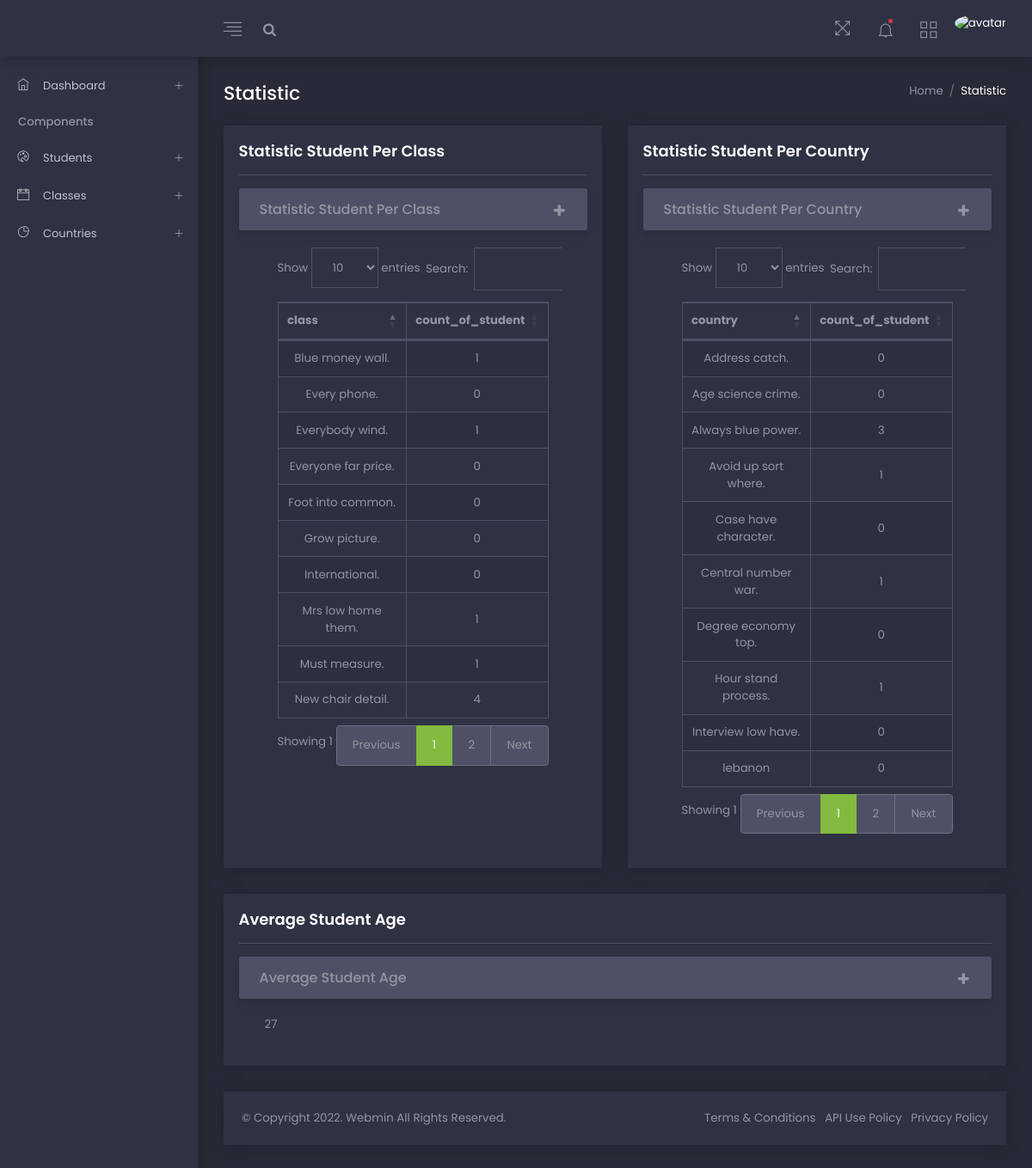
The page / on the database its author committed.
### school/models.py (models this page shows, shortened)
class Class(models.Model):
    class_name =  models.CharField(max_length=20 , blank=True,null=True)
    created_at = models.DateTimeField(auto_now_add=True)
    updated_at = models.DateTimeField(auto_now=True)

class Country(models.Model):
    name = models.CharField(max_length=20 , blank=True,null=True)
    created_at = models.DateTimeField(auto_now_add=True)
    updated_at = models.DateTimeField(auto_now=True)

### school/views.py (the view)
# urls.py: path('', views.statistic_student, name='statistic_student'),
def statistic_student(request):
    classes = Class.objects.all()
    countries = Country.objects.all()
    class_labels = []
    class_student_data = []
    for class_ in classes:
        class_labels.append(class_.class_name)
        class_student_count = len(Student.objects.filter(Q(Class=class_)))
        class_student_data.append(class_student_count)
        class_labels_count = len(class_labels)
        class_studentlist = zip(class_labels, class_student_data)
    country_labels = []
    country_student_data = []
    for country in countries:
        country_labels.append(country.name)
        country_student_count = len(Student.objects.filter(Q(Country=country)))
        country_student_data.append(country_student_count)
        country_labels_count = len(country_labels)
        country_studentlist = zip(country_labels, country_student_data)
    students = Student.objects.all()
    students_age = []
    for student in students:
        today = date.today()
        age = today.year - student.date_of_birth.year - (
                (today.month, today.day) < (student.date_of_birth.month, student.date_of_birth.day))
        students_age.append(age)
        print(students_age)
    import math
    average_age = math.ceil(sum(students_age) / len(students_age))
    return render(request, 'pages/students/statistic_student.html', {
        'class_studentlist': class_studentlist,
        'average_age': average_age,
        'class_labels': class_labels,
        'class_student_data': class_student_data,
        'class_labels_count': class_labels_count,
        'country_studentlist': country_studentlist,
        'country_labels': country_labels,
        'country_student_data': country_student_data,
        'country_labels_count': country_labels_count,
    })

### templates/pages/students/statistic_student.html
{%extends 'parts/base.html'%}
{%load static%}
{%block content%}
<div class="content-wrapper">
    <div class="page-title">
        <div class="row">
            <div class="col-sm-6">
                <h4 class="mb-0"> Statistic</h4>
            </div>
            <div class="col-sm-6">
                <ol class="breadcrumb pt-0 pr-0 float-left float-sm-right">
                    <li class="breadcrumb-item"><a href="index.html" class="default-color">Home</a></li>
                    <li class="breadcrumb-item active">Statistic</li>
                </ol>
            </div>
        </div>
    </div>
    <div class="row">
        <div class="col-xl-6 mb-30">
            <div class="card card-statistics h-100">
                <div class="card-body">
                    <h5 class="card-title">Statistic Student Per Class</h5>
                    <div class="accordion plus-icon shadow">
                        <div class="acd-group">
                            <a href="#" class="acd-heading">Statistic Student Per Class</a>
                            <div class="acd-des">
                                <div class="table-responsive">
                                    <table class="mb-0 table table-bordered table-3 text-center table-striped" id="table_id_1">
                                        <thead>
                                        <tr>
                                            <th>class</th>
                                            <th>count_of_student</th>
                                        </tr>
                                        </thead>
                                        <tbody>
                                        {%for i ,y in class_studentlist %}
                                        <tr>
                                            <td>{{i}}</td>
                                            <td>{{y}}</td>
                                        </tr>
                                        {%endfor%}
                                        </tbody>
                                    </table>
                                </div>
                            </div>
                        </div>
                    </div>
                </div>
            </div>
        </div>
        <div class="col-xl-6 mb-30">
            <div class="card card-statistics h-100">
                <div class="card-body">
                    <h5 class="card-title">Statistic Student Per Country</h5>
                    <div class="accordion plus-icon shadow">
                        <div class="acd-group">
                            <a href="#" class="acd-heading">Statistic Student Per Country</a>
                            <div class="acd-des">
                                <div class="table-responsive">
                                    <table class="mb-0 table table-bordered table-3 text-center table-striped" id="table_id">
                                        <thead>
                                        <tr>
                                            <th>country</th>
                                            <th>count_of_student</th>
                                        </tr>
                                        </thead>
                                        <tbody>
                                        {%for x ,z in country_studentlist %}
                                        <tr>
                                            <td>{{x}}</td>
                                            <td>{{z}}</td>
                                        </tr>
                                        {%endfor%}
                                        </tbody>
                                    </table>
                                </div>
                            </div>
                        </div>
                    </div>
                </div>
            </div>
        </div>
<div class="col-xl-12 mb-30">
            <div class="card card-statistics h-100">
                <div class="card-body">
                    <h5 class="card-title">Average Student Age</h5>
                    <div class="accordion plus-icon shadow">
                        <div class="acd-group">
                            <a href="#" class="acd-heading">Average Student Age</a>
                            <div class="acd-des">
                                <div>{{average_age}}</div>
                            </div>
                        </div>
                    </div>
                </div>
            </div>
        </div>
    </div>
    {% endblock %}

### templates/parts/base.html (shortened to what this page needs)
{% load static%}
<!DOCTYPE html>
<html lang="en">
<head>
    <link rel="stylesheet" type="text/css" href="{% static 'school/css/style.css'%}"/>
    <link rel="stylesheet" type="text/css" href="{% static 'school/css/plugins/dataTables.bootstrap4.css'%}"/>
</head>
<body>
<div class="wrapper">
    {% include 'parts/navbar.html'%}
    <div class="container-fluid">
        <div class="row">
            {% include 'parts/sidebar.html'%}
            {%block content%}{% endblock %}
                {% include 'parts/footer.html'%}
            </div>
        </div>
    </div>
</div>
</body>
</html>

### templates/parts/navbar.html (shortened to what this page needs)
<nav class="admin-header navbar navbar-default col-lg-12 col-12 p-0 fixed-top d-flex flex-row">
  <div class="text-left navbar-brand-wrapper">
  </div>
  <ul class="nav navbar-nav mr-auto">
    <li class="nav-item">
      <a id="button-toggle" class="button-toggle-nav inline-block ml-20 pull-left" href="javascript:void(0);"><i class="zmdi zmdi-menu ti-align-right"></i></a>
    </li>
    <li class="nav-item">
      <div class="search">
      </div>
    </li>
  </ul>
  <ul class="nav navbar-nav ml-auto">
    <li class="nav-item fullscreen">
      <a id="btnFullscreen" href="#" class="nav-link" ><i class="ti-fullscreen"></i></a>
    </li>
    <li class="nav-item dropdown ">
      <a class="nav-link top-nav" data-toggle="dropdown" href="#" role="button" aria-haspopup="true" aria-expanded="false">
        <i class="ti-bell"></i>
        <span class="badge badge-danger notification-status"> </span>
      </a>
    </li>
    <li class="nav-item dropdown ">
      <a class="nav-link top-nav" data-toggle="dropdown" href="#" role="button" aria-haspopup="true" aria-expanded="true"> <i class=" ti-view-grid"></i> </a>
    </li>
    <li class="nav-item dropdown mr-30">
      <a class="nav-link nav-pill user-avatar" data-toggle="dropdown" href="#" role="button" aria-haspopup="true" aria-expanded="false">
        <img src="images/profile-avatar.jpg" alt="avatar">
      </a>
    </li>
  </ul>
</nav>

### templates/parts/sidebar.html (shortened to what this page needs)
    <div class="side-menu-fixed">
     <div class="scrollbar side-menu-bg">
      <ul class="nav navbar-nav side-menu" id="sidebarnav">
        <li>
          <a href="javascript:void(0);" data-toggle="collapse" data-target="#dashboard">
            <div class="pull-left"><i class="ti-home"></i><span class="right-nav-text">Dashboard</span></div>
            <div class="pull-right"><i class="ti-plus"></i></div><div class="clearfix"></div>
          </a>
        </li>
         <li class="mt-10 mb-10 text-muted pl-4 font-medium menu-title">Components </li>
        <li>
          <a href="javascript:void(0);" data-toggle="collapse" data-target="#elements">
            <div class="pull-left"><i class="ti-palette"></i><span class="right-nav-text">Students</span></div>
            <div class="pull-right"><i class="ti-plus"></i></div><div class="clearfix"></div>
          </a>
        </li>
        <li>
          <a href="javascript:void(0);" data-toggle="collapse" data-target="#calendar-menu">
            <div class="pull-left"><i class="ti-calendar"></i><span class="right-nav-text">classes</span></div>
            <div class="pull-right"><i class="ti-plus"></i></div><div class="clearfix"></div>
          </a>
        </li>
        <li>
          <a href="javascript:void(0);" data-toggle="collapse" data-target="#chart">
            <div class="pull-left"><i class="ti-pie-chart"></i><span class="right-nav-text">Countries</span></div>
            <div class="pull-right"><i class="ti-plus"></i></div><div class="clearfix"></div>
          </a>
        </li>
    </ul>
  </div>
</div>

### templates/parts/footer.html (shortened to what this page needs)
<footer class="p-4">
      <div class="row">
        <div class="col-md-6">
          <div class="text-center text-md-left">
              <p class="mb-0"> &copy; Copyright <span id="copyright"> </span>. <a href="#"> Webmin </a> All Rights Reserved. </p>
          </div>
        </div>
        <div class="col-md-6">
          <ul class="text-center text-md-right">
            <li class="list-inline-item"><a href="#">Terms & Conditions </a> </li>
            <li class="list-inline-item"><a href="#">API Use Policy </a> </li>
            <li class="list-inline-item"><a href="#">Privacy Policy </a> </li>
          </ul>
        </div>
      </div>
</footer>

### rows shown on the page
Class: class_studentlist "Everybody wind."
Class: class_studentlist "New chair detail."
Class: class_studentlist "Foot into common."
Class: class_studentlist "International."
Class: class_studentlist "Must measure."
Class: class_studentlist "Grow picture."
Class: class_studentlist "Mrs low home them."
Class: class_studentlist "Blue money wall."
Class: class_studentlist "Everyone far price."
Class: class_studentlist "Every phone."
Country: country_studentlist "lebanon"
Country: country_studentlist "Degree economy top."
Country: country_studentlist "Address catch."
Country: country_studentlist "Case have character."
Country: country_studentlist "Interview low have."
Country: country_studentlist "Avoid up sort where."
Country: country_studentlist "Hour stand process."
Country: country_studentlist "Central number war."
Country: country_studentlist "Always blue power."
Country: country_studentlist "Age science crime."

### other values the page prints
{{ y }} "1" "4" "0" "0" "1" "0" "1" "1" "0" "0"
{{ z }} "0" "0" "0" "0" "0" "1" "1" "1" "3" "0"
{{ average_age }} "27"
